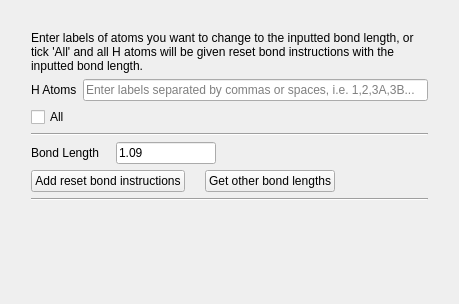
            <widget class="QWidget" name="page_17">
             <property name="geometry">
              <rect>
               <x>0</x>
               <y>0</y>
               <width>459</width>
               <height>304</height>
              </rect>
             </property>
             <attribute name="label">
              <string>Manually add reset bond instructions</string>
             </attribute>
             <layout class="QGridLayout" name="gridLayout_20">
              <item row="0" column="0">
               <layout class="QVBoxLayout" name="verticalLayout_24">
                <property name="leftMargin">
                 <number>20</number>
                </property>
                <property name="topMargin">
                 <number>20</number>
                </property>
                <property name="rightMargin">
                 <number>20</number>
                </property>
                <property name="bottomMargin">
                 <number>20</number>
                </property>
                <item>
                 <layout class="QVBoxLayout" name="verticalLayout_52">
                  <property name="topMargin">
                   <number>0</number>
                  </property>
                  <item>
                   <widget class="QLabel" name="label_2">
                    <property name="sizePolicy">
                     <sizepolicy hsizetype="Minimum" vsizetype="Preferred">
                      <horstretch>0</horstretch>
                      <verstretch>0</verstretch>
                     </sizepolicy>
                    </property>
                    <property name="text">
                     <string>Enter labels of atoms you want to change to the inputted bond length, or tick 'All' and all H atoms will be given reset bond instructions with the inputted bond length.</string>
                    </property>
                    <property name="wordWrap">
                     <bool>true</bool>
                    </property>
                   </widget>
                  </item>
                  <item>
                   <layout class="QHBoxLayout" name="horizontalLayout_31">
                    <property name="topMargin">
                     <number>0</number>
                    </property>
                    <item>
                     <widget class="QLabel" name="label_64">
                      <property name="text">
                       <string>H Atoms</string>
                      </property>
                     </widget>
                    </item>
                    <item>
                     <widget class="QLineEdit" name="resetHInput">
                      <property name="placeholderText">
                       <string>Enter labels separated by commas or spaces, i.e. 1,2,3A,3B...</string>
                      </property>
                     </widget>
                    </item>
                   </layout>
                  </item>
                 </layout>
                </item>
                <item>
                 <widget class="QCheckBox" name="allResetBox">
                  <property name="text">
                   <string>All</string>
                  </property>
                 </widget>
                </item>
                <item>
                 <widget class="Line" name="line_18">
                  <property name="orientation">
                   <enum>Qt::Horizontal</enum>
                  </property>
                 </widget>
                </item>
                <item>
                 <layout class="QHBoxLayout" name="horizontalLayout_20">
                  <item>
                   <widget class="QLabel" name="label_3">
                    <property name="text">
                     <string>Bond Length   </string>
                    </property>
                   </widget>
                  </item>
                  <item>
                   <widget class="QLineEdit" name="resetLengthInput">
                    <property name="maximumSize">
                     <size>
                      <width>100</width>
                      <height>16777215</height>
                     </size>
                    </property>
                    <property name="text">
                     <string>1.09</string>
                    </property>
                   </widget>
                  </item>
                  <item>
                   <spacer name="horizontalSpacer_4">
                    <property name="orientation">
                     <enum>Qt::Horizontal</enum>
                    </property>
                    <property name="sizeHint" stdset="0">
                     <size>
                      <width>40</width>
                      <height>20</height>
                     </size>
                    </property>
                   </spacer>
                  </item>
                 </layout>
                </item>
                <item>
                 <layout class="QHBoxLayout" name="horizontalLayout_33" stretch="9,9,8">
                  <property name="spacing">
                   <number>20</number>
                  </property>
                  <property name="topMargin">
                   <number>0</number>
                  </property>
                  <item>
                   <widget class="QPushButton" name="resetBondBut">
                    <property name="maximumSize">
                     <size>
                      <width>400</width>
                      <height>16777215</height>
                     </size>
                    </property>
                    <property name="text">
                     <string>Add reset bond instructions</string>
                    </property>
                   </widget>
                  </item>
                  <item>
                   <widget class="QPushButton" name="brammerBondLengthsBut">
                    <property name="maximumSize">
                     <size>
                      <width>400</width>
                      <height>16777215</height>
                     </size>
                    </property>
                    <property name="text">
                     <string>Get other bond lengths</string>
                    </property>
                   </widget>
                  </item>
                  <item>
                   <spacer name="horizontalSpacer_9">
                    <property name="orientation">
                     <enum>Qt::Horizontal</enum>
                    </property>
                    <property name="sizeHint" stdset="0">
                     <size>
                      <width>40</width>
                      <height>20</height>
                     </size>
                    </property>
                   </spacer>
                  </item>
                 </layout>
                </item>
                <item>
                 <widget class="Line" name="line_19">
                  <property name="orientation">
                   <enum>Qt::Horizontal</enum>
                  </property>
                 </widget>
                </item>
                <item>
                 <widget class="QLabel" name="resetBondStatusLab">
                  <property name="text">
                   <string/>
                  </property>
                  <property name="wordWrap">
                   <bool>true</bool>
                  </property>
                 </widget>
                </item>
                <item>
                 <spacer name="verticalSpacer_14">
                  <property name="orientation">
                   <enum>Qt::Vertical</enum>
                  </property>
                  <property name="sizeHint" stdset="0">
                   <size>
                    <width>20</width>
                    <height>40</height>
                   </size>
                  </property>
                 </spacer>
                </item>
               </layout>
              </item>
             </layout>
            </widget>
